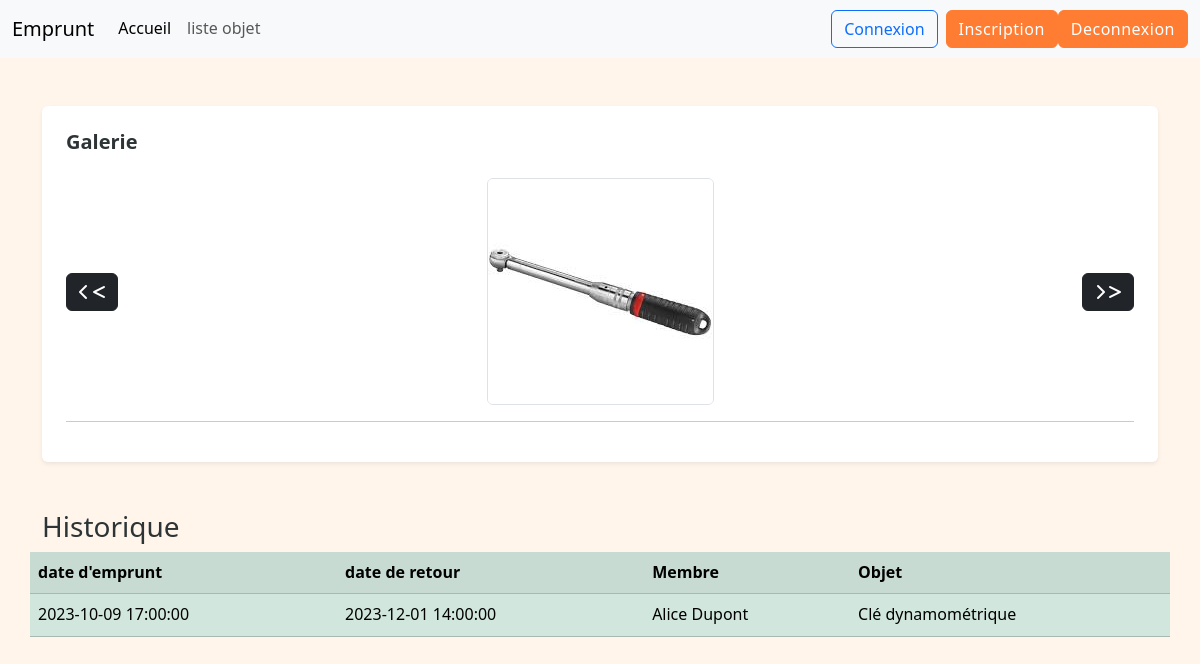
Screenshot of /pages/fiche.php?id_objet=25&nom_image=cle_dyno.jpg&id_image=25 with the database file from the repository.
### tables this page shows
CREATE TABLE Final_image_objet(
    id_image INT AUTO_INCREMENT PRIMARY KEY,
    id_objet INT,
    nom_image VARCHAR(100),
    FOREIGN KEY (id_objet) REFERENCES Final_objet(id_objet)
);

CREATE TABLE Final_emprunt(
    id_emprunt INT AUTO_INCREMENT PRIMARY KEY,
    id_objet INT,
    id_membre INT,
    date_emprunt DATETIME,
    date_retour DATETIME,
    FOREIGN KEY (id_objet) REFERENCES Final_objet(id_objet),
    FOREIGN KEY (id_membre) REFERENCES Final_membre(id_membre)
);

CREATE TABLE Final_membre (
    id_membre INT AUTO_INCREMENT PRIMARY KEY,
    nom VARCHAR(50),
    date_de_naissance DATETIME,
    genre VARCHAR(20),
    email VARCHAR(50),
    ville VARCHAR(50),
    mdp VARCHAR(20),
    image_profil VARCHAR(100) 
);

CREATE TABLE Final_objet (
    id_objet INT AUTO_INCREMENT PRIMARY KEY,
    nom_objet VARCHAR(100),
    id_categorie INT,
    id_membre INT,
    FOREIGN KEY (id_categorie) REFERENCES Final_categorie_objet(id_categorie),
    FOREIGN KEY (id_membre) REFERENCES Final_membre(id_membre)
);

### inc/fonction.php (called while the page is built, shortened)
<?php
function img_principale($id){
    include('base.php');
     $sql="SELECT * FROM Final_image_objet WHERE id_objet = '$id'";
     $sqli=mysqli_query($bdd,$sql);
     $ami=mysqli_fetch_assoc($sqli);
     return $ami;
}
function emprunt($id){
    include('base.php');
    $sql = "SELECT *
            FROM Final_emprunt
            JOIN Final_objet ON Final_objet.id_objet = Final_emprunt.id_objet
            JOIN Final_membre ON Final_membre.id_membre = Final_emprunt.id_membre
            WHERE Final_objet.id_objet = '%s'";
    $sql = sprintf($sql, mysqli_real_escape_string($bdd, $id));
    $result = mysqli_query($bdd, $sql);
    $donnee = array();
    while ($a = mysqli_fetch_assoc($result)) {
        $donnee[] = $a;
    }
    return $donnee;
}
?>

### pages/fiche.php (the view, shortened to what this page needs)
<?php
require('../inc/fonction.php');
$hist = emprunt($_GET['id_objet']);
$sary=img_principale($_GET['id_objet']);
?>
<!DOCTYPE html>
<html lang="en">
<head>
  <link href="../assets/bootstrap/css/bootstrap.min.css" rel="stylesheet">
    <link rel="stylesheet" href="../assets/bootstrap/css/all.min.css">
    <link rel="stylesheet" href="../assets/style.css">
</head>
<body>
    <?php include('header.php');?>
<div class="container py-5"><div class="bg-white p-4 shadow-sm rounded mb-5">
  <h5 class="fw-bold mb-4">Galerie</h5>
  <div class="position-relative text-center mb-3">
    <img id="mainImage" src="../assets/image/<?= htmlspecialchars($sary['nom_image']) ?>" class="img-fluid rounded border" alt="Image principale" style="max-width: 50%; height: auto;">
    <button class="btn btn-dark position-absolute top-50 start-0 translate-middle-y" onclick="prevImage()" aria-label="Précédent">
      <i class="fas fa-chevron-left"> < </i>
    </button>
    <button class="btn btn-dark position-absolute top-50 end-0 translate-middle-y" onclick="nextImage()" aria-label="Suivant">
      <i class="fas fa-chevron-right"> > </i>
    </button>
  </div>
    <hr>
</div>
    <div class="row">
                <h3>Historique</h3>
                <table  class="table table-success table-striped" style="margin:auto;">
                    <tr>
                        <th>date d'emprunt</th>
                        <th>date de retour</th>
                        <th>Membre</th>
                        <th>Objet</th>
                    </tr>
                    <?php foreach($hist as $h ){?>
                       <tr>
                            <td><?=$h['date_emprunt']?></td>
                            <td><?=$h['date_retour']?></td>
                            <td><?=$h['nom']?></td>
                            <td><?=$h['nom_objet']?></td>
                       </tr>
                    <?php } ?>
                </table>
            </div>
</div>
</body>
</html>

### assets/style.css (style rules this page uses)
:root { --primary: #FF7D33; --primary-light: rgba(255, 125, 51, 0.1); --secondary: #005F89; --accent: #FFC107; --light: #FFF5EB; --dark: #2D3436; --gray: #636E72; --white: #FFFFFF; }
body { font-family: 'Segoe UI', Roboto, 'Helvetica Neue', sans-serif; background-color: var(--light); color: var(--dark); line-height: 1.6; min-height: 100vh; display: flex; flex-direction: column; }
:root { --bs-primary: var(--primary); --bs-secondary: var(--secondary); }

### rows the page displays
final_image_objet: nom_image (picture)
final_emprunt: date_emprunt "2023-10-09 17:00:00", date_retour "2023-12-01 14:00:00", id_membre.nom "Alice Dupont", id_objet.nom_objet "Clé dynamométrique"
